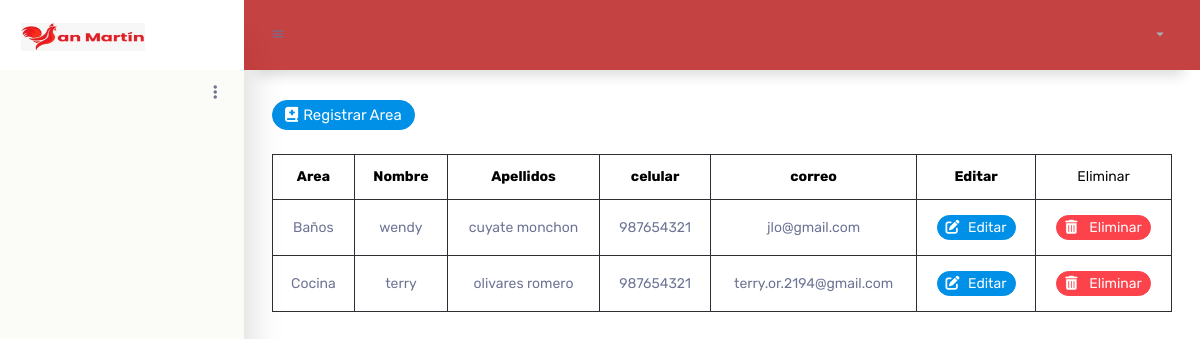
/empleados/, run on the app's committed database.
### documento/models.py (models this page shows, shortened)
class Area(models.Model):
       nombre = models.CharField(null=True,max_length=20)
       encargado = models.OneToOneField(EncargadoArea,on_delete=models.CASCADE,null=True)

class EncargadoArea(models.Model):
    email = models.OneToOneField(settings.AUTH_USER_MODEL,on_delete=models.CASCADE,null=True, max_length=30)
    nombre =models.CharField(null=True,max_length=30)
    apellido_pater= models.CharField(null=True,max_length=30)
    apellido_mater= models.CharField(null=True,max_length=30)
    celular = models.CharField(null=True,max_length=9)
    foto_perfil=models.ImageField(default="profile.png",null=True,blank=True)
    data_created=models.DateField(auto_now_add=True,null=True)
    def __str__(self):
        return self.nombre+""+self.apellido_pater

class Account(AbstractBaseUser,PermissionsMixin):
    email=models.EmailField(verbose_name="email", max_length=60, unique=True)
    username=models.CharField(max_length=30, unique=True)
    date_joined=models.DateTimeField(verbose_name='data joined', auto_now_add=True)
    last_login=models.DateTimeField(verbose_name='last login', auto_now_add=True)
    is_admin=models.BooleanField(default=False)
    is_active=models.BooleanField(default=True)
    is_staff=models.BooleanField(default=False)
    is_superuser=models.BooleanField(default=False)
    objects= MyAccountManager()
    USERNAME_FIELD = 'email'
    REQUIRED_FIELDS = ['username']
    def __str__(self):
        return self.email

### documento/views.py (the view)
# urls.py: path('empleados/',views.info_encargado_are,name="empleados"),
def info_encargado_are(request):
	area = Area.objects.all()
	form_regis = RegistrarEncargado()
	if request.method == "POST":
		form_regis = RegistrarEncargado(request.POST)
		if form_regis.is_valid():
			form_regis.save()
			return redirect ('empleados')
	context = {'area':area,'form_reg':form_regis}
	return render ( request, 'documentos/empleados.html',context)

### documento/templates/documentos/empleados.html (shortened to what this page needs)
{% extends 'documentos/main.html'%}
{% block content %}
<div class="table-responsive">
    <button type="button" class="btn btn-primary btn-rounded" data-toggle="modal" data-target="#agregarModal">
        <i class="fa-solid fa-book-medical"></i>Registrar Area
    </button>
    <br>
<br>
<table style="text-align:center;" class="table table-bordered">
   <tr style="color:#000000;">
        <th>Area</th>
        <th>Nombre</th>
        <th>Apellidos</th>
        <th>celular</th>
        <th>correo</th>
        <th>Editar</th>
        <td>Eliminar</td>
   </tr>
    {% for area in area %}
        <tr>
            <td>{{area.nombre}}</td>
            <td>{{area.encargado.nombre}}</td>
            <td>{{area.encargado.apellido_pater}} {{area.encargado.apellido_mater}}</td>
            <td>{{area.encargado.celular}}</td>
            <td>{{area.encargado.email}}</td>
            <td><a class="btn btn-sm btn-primary btn-rounded"  href="{% url 'editar_empleado' area.id %}"><i class="fa-solid fa-pen-to-square"></i>&nbsp;Editar</a></td>
            <td><a class="btn btn-sm btn-danger btn-rounded"  href="{% url 'eliminar_empleado' area.encargado.id %}"><i class="fa-solid fa-trash-can"></i>&nbsp; Eliminar</a></td>
        </tr>
    {% endfor %}
</table>
</div>
{% endblock %}

### data on the page
Area: nombre "Baños", encargado.nombre "wendy", encargado.apellido_pater "cuyate", encargado.apellido_mater "monchon", encargado.celular "987654321", encargado.email "jlo@gmail.com"
Area: nombre "Cocina", encargado.nombre "terry", encargado.apellido_pater "olivares", encargado.apellido_mater "romero", encargado.celular "987654321", encargado.email "terry.or.2194@gmail.com"
